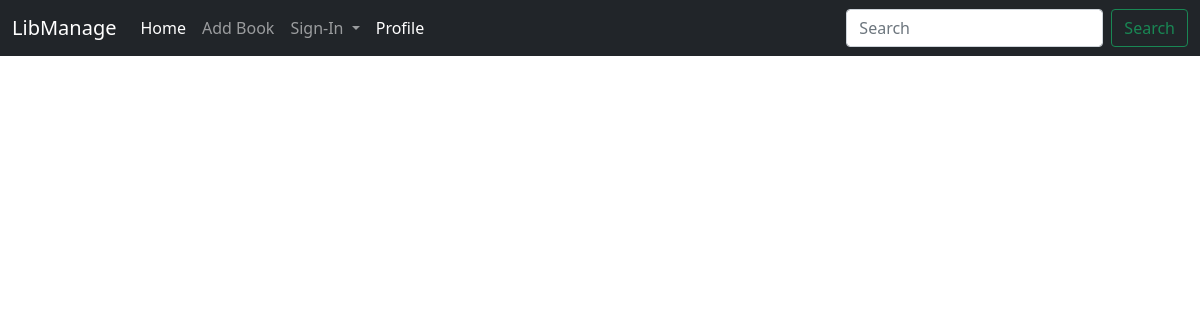
The app's page /, older data.
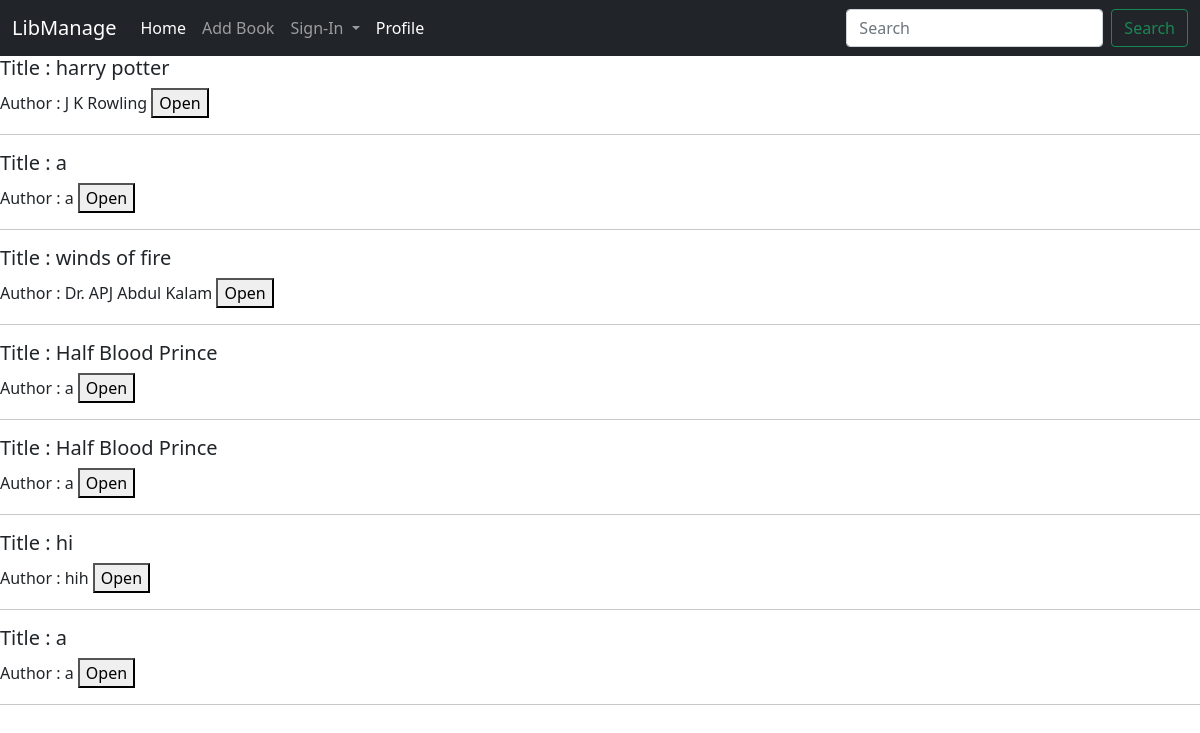
The same page, newer data.
### home/models.py (models this page shows, shortened)
class Book(models.Model):
    title = models.CharField(max_length=200)
    ISBN = models.CharField(max_length=100)
    author = models.CharField(max_length=200)
    publication = models.CharField(max_length=200)
    genre = models.CharField(max_length=100)
    available = models.CharField(max_length=50)
    summary = models.TextField()
    objects = models.Manager() # this is written because VSC was giving error that class has no objcts

### home/views.py (the view)
# urls.py: path('', views.index, name='home'),
def index(request):
    try:
        allBooks=Book.objects.all()
    except Book.DoesNotExist:
        allBooks=None
    context = {
        'allBooks':allBooks
    }
    return render(request, 'index.html', context)

### templates/index.html (shortened to what this page needs)
{% extends 'base.html' %}
{% block body %}
    {% for bookitem in allBooks %}
        <form action='\bookpage' method='post'>
            <h5>Title : {{bookitem.title}}</h5>
            <p>Author : {{bookitem.author}}
            <button type='submit'>Open</button>
            </p>
            <hr>
        </form>
    {%endfor%}
{% endblock body %}

Row changes from the older to the newer data that the page shows:
added Book: title "harry potter", author "J K Rowling"
added Book: title "a", author "a"
added Book: title "winds of fire", author "Dr. APJ Abdul Kalam"
added Book: title "Half Blood Prince", author "a"
added Book: title "Half Blood Prince", author "a"
added Book: title "hi", author "hih"
added Book: title "a", author "a"
